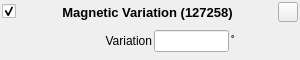
<?xml version="1.0" encoding="UTF-8"?>
<!-- Copyright (C) 2024-2026 RF StateSide LLC; SPDX-License-Identifier: AGPL-3.0-or-later -->
<ui version="4.0">
 <class>MagneticVariation127258</class>
 <widget class="QWidget" name="MagneticVariation127258">
  <property name="geometry">
   <rect>
    <x>0</x>
    <y>0</y>
    <width>300</width>
    <height>60</height>
   </rect>
  </property>
  <property name="focusPolicy">
   <enum>Qt::FocusPolicy::StrongFocus</enum>
  </property>
  <property name="windowTitle">
   <string>Form</string>
  </property>
  <layout class="QVBoxLayout" name="verticalLayout">
   <property name="spacing">
    <number>2</number>
   </property>
   <property name="leftMargin">
    <number>2</number>
   </property>
   <property name="topMargin">
    <number>2</number>
   </property>
   <property name="rightMargin">
    <number>2</number>
   </property>
   <property name="bottomMargin">
    <number>2</number>
   </property>
   <item>
    <layout class="QHBoxLayout" name="horizontalLayout_2">
     <item>
      <widget class="QCheckBox" name="checkBoxEnabled">
       <property name="text">
        <string/>
       </property>
       <property name="checked">
        <bool>true</bool>
       </property>
      </widget>
     </item>
     <item>
      <spacer name="horizontalSpacer">
       <property name="orientation">
        <enum>Qt::Orientation::Horizontal</enum>
       </property>
       <property name="sizeHint" stdset="0">
        <size>
         <width>40</width>
         <height>20</height>
        </size>
       </property>
      </spacer>
     </item>
     <item>
      <widget class="QLabel" name="labelTitle">
       <property name="font">
        <font>
         <pointsize>10</pointsize>
         <bold>true</bold>
        </font>
       </property>
       <property name="text">
        <string>Magnetic Variation (127258)</string>
       </property>
       <property name="alignment">
        <set>Qt::AlignmentFlag::AlignCenter</set>
       </property>
      </widget>
     </item>
     <item>
      <spacer name="horizontalSpacer_2">
       <property name="orientation">
        <enum>Qt::Orientation::Horizontal</enum>
       </property>
       <property name="sizeHint" stdset="0">
        <size>
         <width>40</width>
         <height>20</height>
        </size>
       </property>
      </spacer>
     </item>
     <item>
      <widget class="QPushButton" name="pushButtonRemove">
       <property name="minimumSize">
        <size>
         <width>20</width>
         <height>20</height>
        </size>
       </property>
       <property name="maximumSize">
        <size>
         <width>20</width>
         <height>20</height>
        </size>
       </property>
       <property name="text">
        <string/>
       </property>
      </widget>
     </item>
    </layout>
   </item>
   <item>
    <layout class="QHBoxLayout" name="horizontalLayout">
     <item>
      <widget class="QLabel" name="labelMagneticVariation">
       <property name="minimumSize">
        <size>
         <width>150</width>
         <height>22</height>
        </size>
       </property>
       <property name="maximumSize">
        <size>
         <width>150</width>
         <height>16777215</height>
        </size>
       </property>
       <property name="text">
        <string>Variation</string>
       </property>
       <property name="alignment">
        <set>Qt::AlignmentFlag::AlignRight|Qt::AlignmentFlag::AlignTrailing|Qt::AlignmentFlag::AlignVCenter</set>
       </property>
      </widget>
     </item>
     <item>
      <widget class="QLineEdit" name="lineEditMagneticVariation">
       <property name="minimumSize">
        <size>
         <width>75</width>
         <height>22</height>
        </size>
       </property>
       <property name="maximumSize">
        <size>
         <width>75</width>
         <height>16777215</height>
        </size>
       </property>
       <property name="inputMethodHints">
        <set>Qt::InputMethodHint::ImhNone</set>
       </property>
      </widget>
     </item>
     <item>
      <widget class="QLabel" name="labelUnitsMagneticVariation">
       <property name="minimumSize">
        <size>
         <width>50</width>
         <height>22</height>
        </size>
       </property>
       <property name="toolTip">
        <string>&lt;html&gt;&lt;head/&gt;&lt;body&gt;&lt;p&gt;&lt;br/&gt;&lt;/p&gt;&lt;/body&gt;&lt;/html&gt;</string>
       </property>
       <property name="text">
        <string>˚</string>
       </property>
      </widget>
     </item>
    </layout>
   </item>
  </layout>
 </widget>
 <resources/>
 <connections/>
</ui>
